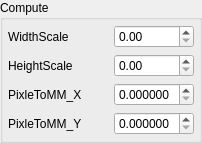
            <widget class="QGroupBox" name="groupBox_Compute">
             <property name="title">
              <string>Compute</string>
             </property>
             <layout class="QVBoxLayout" name="verticalLayout_7">
              <property name="leftMargin">
               <number>5</number>
              </property>
              <property name="topMargin">
               <number>5</number>
              </property>
              <property name="rightMargin">
               <number>5</number>
              </property>
              <property name="bottomMargin">
               <number>5</number>
              </property>
              <item>
               <layout class="QHBoxLayout" name="horizontalLayout_WidthScale">
                <item>
                 <widget class="QLabel" name="label_WidthScale">
                  <property name="minimumSize">
                   <size>
                    <width>100</width>
                    <height>0</height>
                   </size>
                  </property>
                  <property name="maximumSize">
                   <size>
                    <width>16777215</width>
                    <height>16777215</height>
                   </size>
                  </property>
                  <property name="text">
                   <string>WidthScale</string>
                  </property>
                 </widget>
                </item>
                <item>
                 <widget class="QDoubleSpinBox" name="doubleSpinBox_WidthScale">
                  <property name="enabled">
                   <bool>true</bool>
                  </property>
                  <property name="minimumSize">
                   <size>
                    <width>80</width>
                    <height>0</height>
                   </size>
                  </property>
                  <property name="maximumSize">
                   <size>
                    <width>80</width>
                    <height>16777215</height>
                   </size>
                  </property>
                  <property name="maximum">
                   <double>10.000000000000000</double>
                  </property>
                 </widget>
                </item>
               </layout>
              </item>
              <item>
               <layout class="QHBoxLayout" name="horizontalLayout_HeightScale">
                <item>
                 <widget class="QLabel" name="label_HeightScale">
                  <property name="minimumSize">
                   <size>
                    <width>100</width>
                    <height>0</height>
                   </size>
                  </property>
                  <property name="maximumSize">
                   <size>
                    <width>16777215</width>
                    <height>16777215</height>
                   </size>
                  </property>
                  <property name="text">
                   <string>HeightScale</string>
                  </property>
                 </widget>
                </item>
                <item>
                 <widget class="QDoubleSpinBox" name="doubleSpinBox_HeightScale">
                  <property name="enabled">
                   <bool>true</bool>
                  </property>
                  <property name="minimumSize">
                   <size>
                    <width>80</width>
                    <height>0</height>
                   </size>
                  </property>
                  <property name="maximumSize">
                   <size>
                    <width>80</width>
                    <height>16777215</height>
                   </size>
                  </property>
                  <property name="maximum">
                   <double>10.000000000000000</double>
                  </property>
                 </widget>
                </item>
               </layout>
              </item>
              <item>
               <layout class="QHBoxLayout" name="horizontalLayout_PixleToMM_X">
                <item>
                 <widget class="QLabel" name="label_PixleToMM_X">
                  <property name="minimumSize">
                   <size>
                    <width>100</width>
                    <height>0</height>
                   </size>
                  </property>
                  <property name="maximumSize">
                   <size>
                    <width>16777215</width>
                    <height>16777215</height>
                   </size>
                  </property>
                  <property name="toolTip">
                   <string/>
                  </property>
                  <property name="text">
                   <string>PixleToMM_X</string>
                  </property>
                 </widget>
                </item>
                <item>
                 <widget class="QDoubleSpinBox" name="doubleSpinBox_PixleToMM_X">
                  <property name="enabled">
                   <bool>true</bool>
                  </property>
                  <property name="minimumSize">
                   <size>
                    <width>80</width>
                    <height>0</height>
                   </size>
                  </property>
                  <property name="maximumSize">
                   <size>
                    <width>80</width>
                    <height>16777215</height>
                   </size>
                  </property>
                  <property name="decimals">
                   <number>6</number>
                  </property>
                  <property name="maximum">
                   <double>10.000000000000000</double>
                  </property>
                 </widget>
                </item>
               </layout>
              </item>
              <item>
               <layout class="QHBoxLayout" name="horizontalLayout_PixleToMM_Y">
                <item>
                 <widget class="QLabel" name="label_PixleToMM_Y">
                  <property name="minimumSize">
                   <size>
                    <width>100</width>
                    <height>0</height>
                   </size>
                  </property>
                  <property name="maximumSize">
                   <size>
                    <width>16777215</width>
                    <height>16777215</height>
                   </size>
                  </property>
                  <property name="toolTip">
                   <string/>
                  </property>
                  <property name="text">
                   <string>PixleToMM_Y</string>
                  </property>
                 </widget>
                </item>
                <item>
                 <widget class="QDoubleSpinBox" name="doubleSpinBox_PixleToMM_Y">
                  <property name="enabled">
                   <bool>true</bool>
                  </property>
                  <property name="minimumSize">
                   <size>
                    <width>80</width>
                    <height>0</height>
                   </size>
                  </property>
                  <property name="maximumSize">
                   <size>
                    <width>80</width>
                    <height>16777215</height>
                   </size>
                  </property>
                  <property name="decimals">
                   <number>6</number>
                  </property>
                  <property name="maximum">
                   <double>10.000000000000000</double>
                  </property>
                 </widget>
                </item>
               </layout>
              </item>
             </layout>
            </widget>
